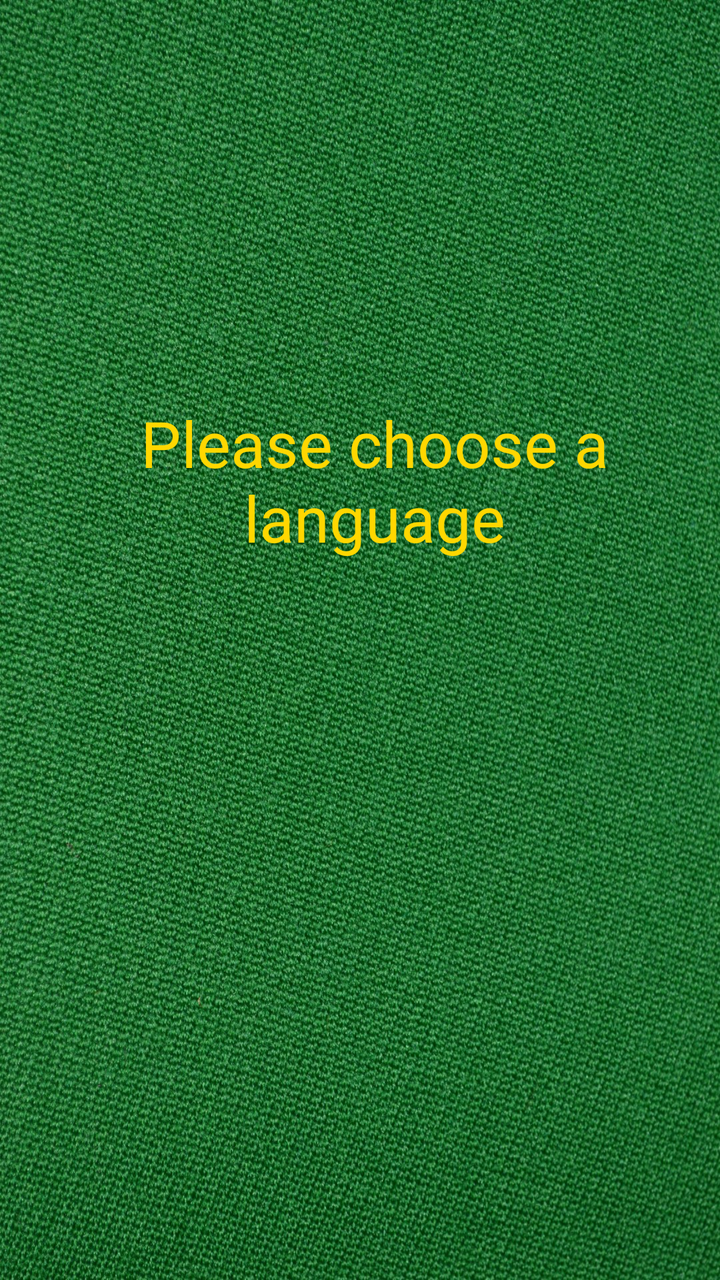
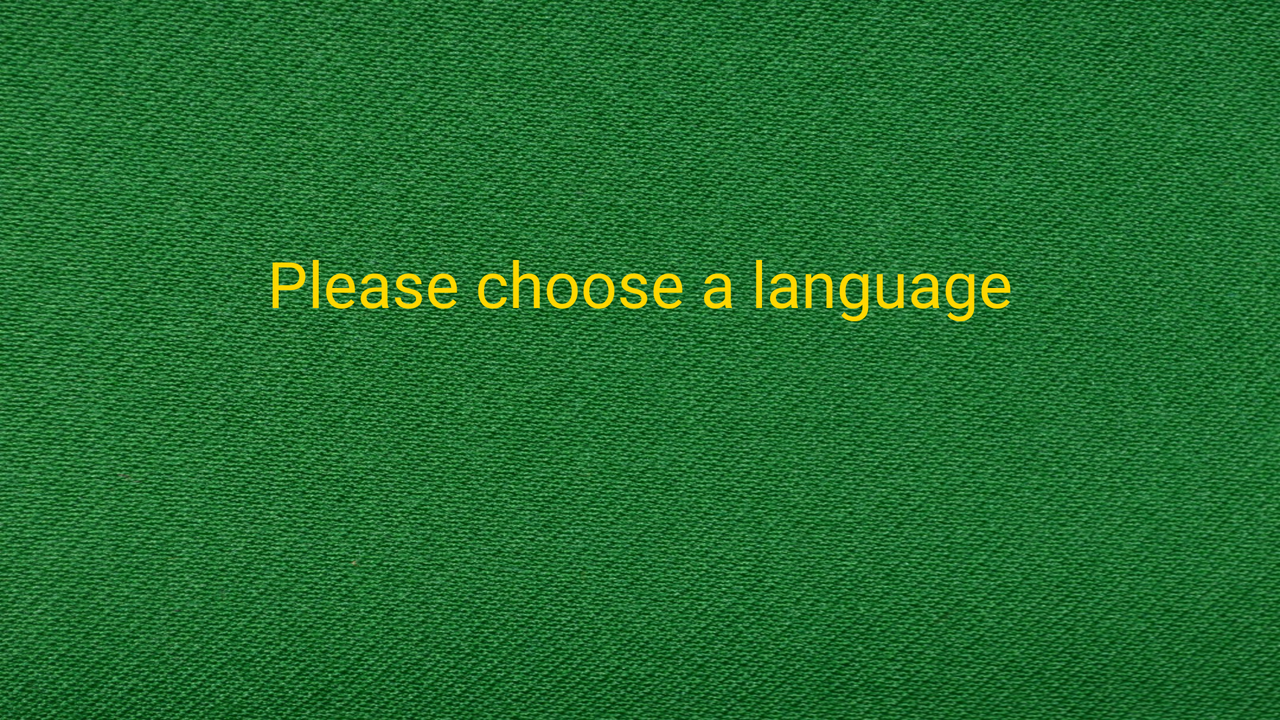

An Android layout and its configuration variant, each rendered on a device that would load it. The default file and the variant file are quoted in full after the pictures.
<!-- AndroidManifest.xml: application theme AppTheme -->
<!-- res/layout/language_choice.xml -->
<?xml version="1.0" encoding="utf-8"?>
<RelativeLayout xmlns:android="http://schemas.android.com/apk/res/android"
    xmlns:tools="http://schemas.android.com/tools"
    android:layout_width="match_parent"
    android:layout_height="match_parent"
    xmlns:app="http://schemas.android.com/apk/res-auto"
    android:background="@drawable/cloth"
    tools:context=".LanguageChoice"
    tools:ignore="Overdraw">

    <TextView
        android:id="@+id/pleaseChooseLang"
        android:layout_width="wrap_content"
        android:layout_height="wrap_content"
        android:layout_alignParentStart="true"
        android:layout_alignParentTop="true"
        android:text="@string/language_choose"
        android:textAlignment="center"
        android:textColor="@color/gold_text"
        android:textSize="32sp"
        android:layout_marginStart="15dp"
        android:layout_marginTop="200dp"/>

    <ImageView
        android:id="@+id/langEn"
        android:layout_width="100dp"
        android:layout_height="100dp"
        android:layout_alignParentStart="true"
        android:layout_alignParentTop="true"
        android:layout_marginStart="30dp"
        android:layout_marginTop="300dp"
        app:srcCompat="@drawable/en"
        android:contentDescription="@string/todo" />

    <ImageView
        android:id="@+id/langPol"
        android:layout_width="100dp"
        android:layout_height="100dp"
        android:layout_alignParentStart="true"
        android:layout_alignParentTop="true"
        android:layout_marginStart="280dp"
        android:layout_marginTop="300dp"
        app:srcCompat="@drawable/pl"
        android:contentDescription="@string/todo" />

</RelativeLayout>
<!-- resources referenced by this layout -->
<resources>
  <color name="gold_text">#FFD700</color>
  <!-- drawable cloth: jpg bitmap (drawable, 836359 bytes) -->
  <string name="language_choose">Please choose a language</string>
  <string name="todo" translatable="false">TODO</string>
  <style name="AppTheme" parent="Theme.AppCompat">
          
          <item name="colorPrimary">@color/colorPrimary</item>
          <item name="colorPrimaryDark">@color/colorPrimaryDark</item>
          <item name="colorAccent">@color/colorAccent</item>
          <item name="android:windowFullscreen">true</item>
          <item name="android:fontFamily">@font/amerika</item>
          <item name="windowActionBar">false</item>
          <item name="windowNoTitle">true</item>
      </style>
  <color name="colorPrimary">#008577</color>
  <color name="colorPrimaryDark">#00574B</color>
  <color name="colorAccent">#D81B60</color>
</resources>
<!-- res/layout-land/language_choice.xml (the repository's variant of the layout above) -->
<!-- drawn on the phone turned sideways -->
<?xml version="1.0" encoding="utf-8"?>
<android.support.constraint.ConstraintLayout xmlns:android="http://schemas.android.com/apk/res/android"
    xmlns:app="http://schemas.android.com/apk/res-auto"
    xmlns:tools="http://schemas.android.com/tools"
    android:layout_width="match_parent"
    android:layout_height="match_parent"
    android:background="@drawable/cloth"
    tools:context=".LanguageChoice">

    <TextView
        android:id="@+id/pleaseChooseLang"
        android:layout_width="wrap_content"
        android:layout_height="wrap_content"
        android:layout_alignParentStart="true"
        android:layout_alignParentTop="true"
        android:layout_marginStart="8dp"
        android:layout_marginTop="8dp"
        android:layout_marginEnd="8dp"
        android:layout_marginBottom="8dp"
        android:text="@string/language_choose"
        android:textAlignment="center"
        android:textColor="@color/gold_text"
        android:textFontWeight="400"
        android:textSize="32sp"
        app:layout_constraintBottom_toBottomOf="parent"
        app:layout_constraintEnd_toEndOf="parent"
        app:layout_constraintStart_toStartOf="parent"
        app:layout_constraintTop_toTopOf="parent"
        app:layout_constraintVertical_bias="0.372" />

    <ImageView
        android:id="@+id/langEn"
        android:layout_width="100dp"
        android:layout_height="100dp"
        android:layout_alignParentStart="true"
        android:layout_alignParentTop="true"
        android:layout_marginStart="176dp"
        android:layout_marginBottom="80dp"
        android:contentDescription="@string/todo"
        app:layout_constraintBottom_toBottomOf="parent"
        app:layout_constraintStart_toStartOf="parent"
        app:srcCompat="@drawable/en" />

    <ImageView
        android:id="@+id/langPol"
        android:layout_width="100dp"
        android:layout_height="100dp"
        android:layout_alignParentStart="true"
        android:layout_alignParentTop="true"
        android:layout_marginStart="8dp"
        android:layout_marginEnd="100dp"
        android:layout_marginBottom="80dp"
        android:contentDescription="TODO"
        app:layout_constraintBottom_toBottomOf="parent"
        app:layout_constraintEnd_toEndOf="parent"
        app:layout_constraintHorizontal_bias="0.68"
        app:layout_constraintStart_toEndOf="@+id/langEn"
        app:srcCompat="@drawable/pl" />

</android.support.constraint.ConstraintLayout>
